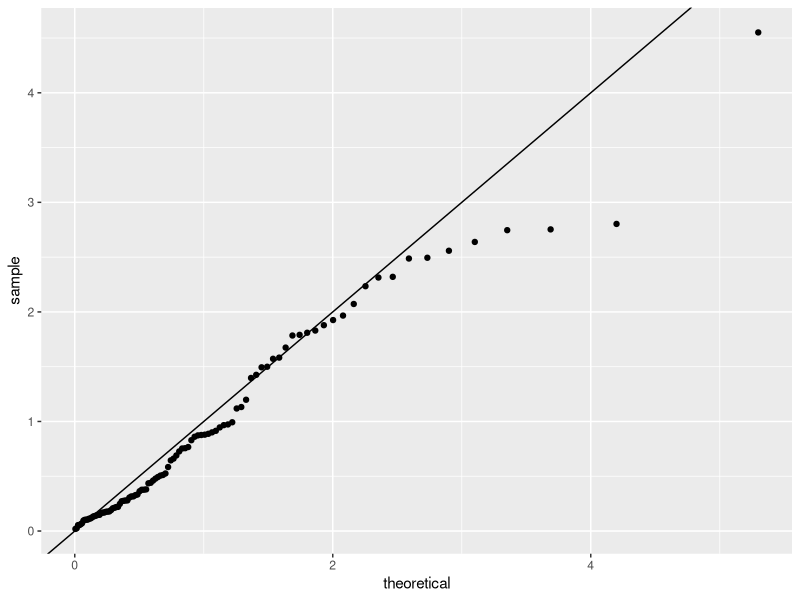
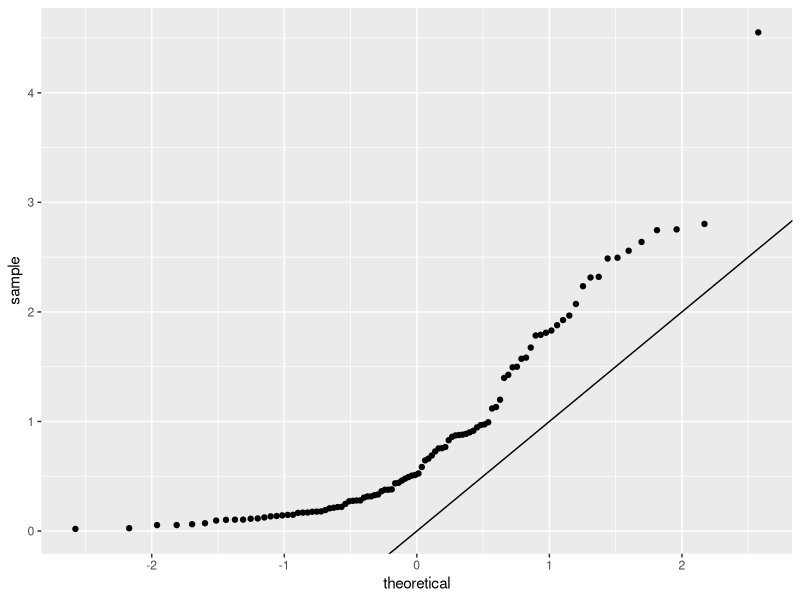
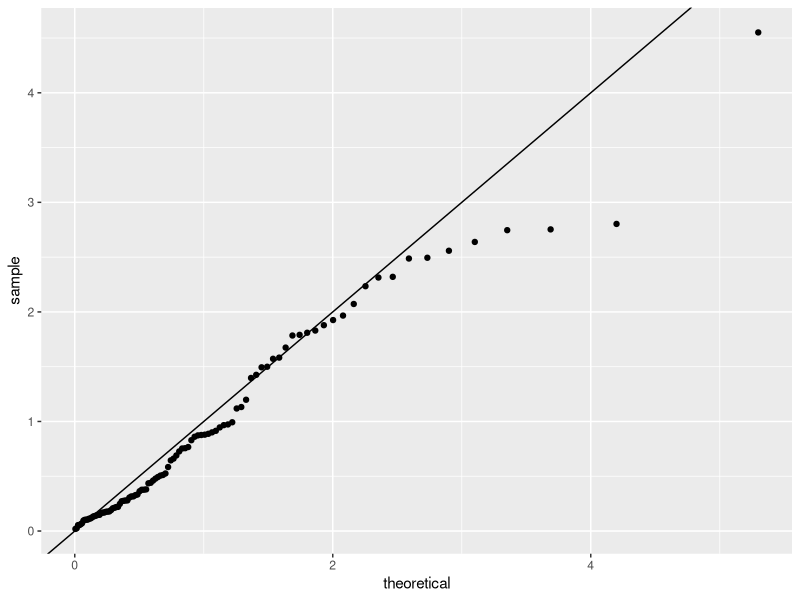

Here is the R script that generated these plots, in order:
## ---- chunk 1
knitr::opts_chunk$set(echo = TRUE, out.width = "100%")
options(width = 60, digits = 4)
set.seed(20260929)
library(tidyverse)
## ---- chunk 2
cat(readLines("01-entropy-pool.txt"), sep = "\n")
## ---- chunk 3
lcg <- function(seed) {
  a <- 5; c <- 1; m <- 8
  v <- (a * seed + c) %% m
  c(v/m, v) # random number, next seed in sequence
}
## ---- chunk 4

rngs <- numeric(16)
seed <- 7
for (i in 1:16) {
  rs <- lcg(seed)
  rngs[i] <- rs[1]
  seed <- rs[2]
}
rngs
## ---- chunk 5
set.seed(3949392) # fixes the starting point
runif(3)
## ---- chunk 6
rexp_ours <- function(n, rate = 1) {
  -log(runif(n)) / rate
}

x <- rexp_ours(100)
## ---- chunk 7
ggplot(data.frame(sample = x), aes(sample = sample)) +
  geom_qq(distribution = qexp) +
  geom_abline(intercept = 0, slope = 1)
## ---- chunk 8
ggplot(data.frame(sample = x), aes(sample = sample)) +
  geom_qq(distribution = qnorm) +
  geom_abline(intercept = 0, slope = 1)
## ---- chunk 9
q_ours <- function(p, rate = 1) -log(1 - p) / rate

ggplot(data.frame(sample = x), aes(sample = sample)) +
  geom_qq(distribution = q_ours) +
  geom_abline(intercept = 0, slope = 1)
## ---- chunk 10
d <- 1:9
pd <- log10((d + 1) / d)
tab <- rbind("P(D = d)" = round(pd, 3), "F(d)" = round(cumsum(pd), 3))
colnames(tab) <- d
tab
## ---- chunk 11
rbenford <- function(n) ceiling(10^runif(n) - 1)

k <- 10000
rbind(analytic  = log10((2:10) / (1:9)),
      empirical = table(rbenford(k)) / k)
